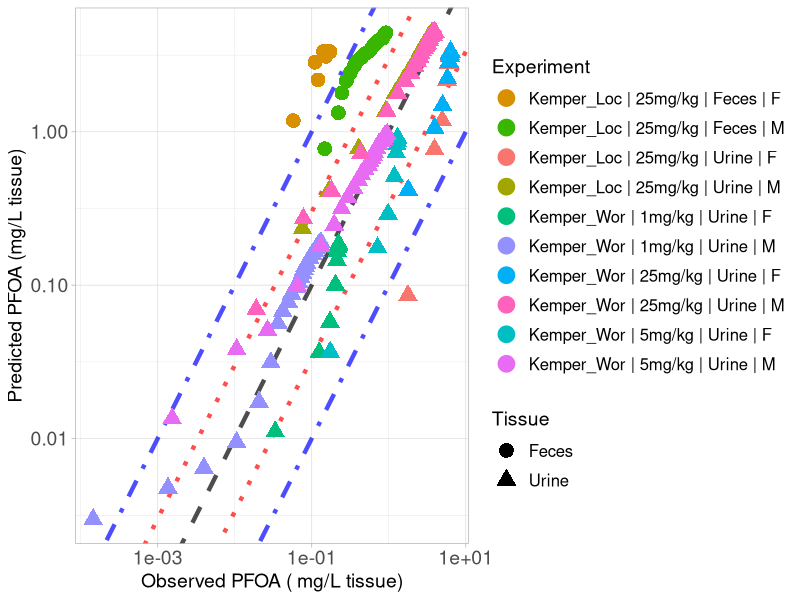

Source code (R):
library(ggplot2)

#setwd("C:/Users/ptsir/Documents/GitHub/PFAS_PBK_models/PFOA inhalation Rat/Validation/Validation_results")
setwd("C:/Users/dpjio/Documents/GitHub/PFAS_PBK_models/PFOA inhalation Rat/Validation/full_params")

# Load Results 

# Results from Loccisano
Kemper_excreta_Loccisano_results <- read.csv("Kemper_2003_Excreta_Loccisano_results.csv", header = T)

Kemper_Urine_F_25_Loc <- Kemper_excreta_Loccisano_results[Kemper_excreta_Loccisano_results$Dose == 25 & 
                                             Kemper_excreta_Loccisano_results$Tissue  == "Urine" &
                                          Kemper_excreta_Loccisano_results$sex == "F", ]
Kemper_Urine_F_25_Loc$Experiment <- "Kemper_Loc | 25mg/kg | Urine | F"


Kemper_Feces_F_25_Loc <- Kemper_excreta_Loccisano_results[Kemper_excreta_Loccisano_results$Dose == 25 & 
                                              Kemper_excreta_Loccisano_results$Tissue  == "Feces" &
                                              Kemper_excreta_Loccisano_results$sex == "F", ]
Kemper_Feces_F_25_Loc$Experiment <- "Kemper_Loc | 25mg/kg | Feces | F"



Kemper_Urine_M_25_Loc <- Kemper_excreta_Loccisano_results[Kemper_excreta_Loccisano_results$Dose == 25 & Kemper_excreta_Loccisano_results$Tissue == "Urine" &
                                             Kemper_excreta_Loccisano_results$sex == "M", ]
Kemper_Urine_M_25_Loc$Experiment <- "Kemper_Loc | 25mg/kg | Urine | M"



Kemper_Feces_M_25_Loc <- Kemper_excreta_Loccisano_results[Kemper_excreta_Loccisano_results$Dose == 25 & Kemper_excreta_Loccisano_results$Tissue == "Feces" &
                                             Kemper_excreta_Loccisano_results$sex == "M", ]
Kemper_Feces_M_25_Loc$Experiment <- "Kemper_Loc | 25mg/kg | Feces | M"

#Results from Worley
Kemper_excreta_Worley_results <- read.csv("Kemper_2003_Excreta_Worley_results.csv", header = T)

Kemper_Urine_F_1_Wor <- Kemper_excreta_Worley_results[Kemper_excreta_Worley_results$Dose == 1 & 
                                                           Kemper_excreta_Worley_results$Tissue  == "Urine" &
                                                        Kemper_excreta_Worley_results$sex == "F", ]
Kemper_Urine_F_1_Wor$Experiment <- "Kemper_Wor | 1mg/kg | Urine | F"


Kemper_Urine_F_5_Wor <- Kemper_excreta_Worley_results[Kemper_excreta_Worley_results$Dose == 5 & 
                                                        Kemper_excreta_Worley_results$Tissue  == "Urine" &
                                                        Kemper_excreta_Worley_results$sex == "F", ]
Kemper_Urine_F_5_Wor$Experiment <- "Kemper_Wor | 5mg/kg | Urine | F"


Kemper_Urine_F_25_Wor <- Kemper_excreta_Worley_results[Kemper_excreta_Worley_results$Dose == 25 & 
                                                            Kemper_excreta_Worley_results$Tissue  == "Urine" &
                                                            Kemper_excreta_Worley_results$sex == "F", ]
Kemper_Urine_F_25_Wor$Experiment <- "Kemper_Wor | 25mg/kg | Urine | F"



Kemper_Urine_M_1_Wor <- Kemper_excreta_Worley_results[Kemper_excreta_Worley_results$Dose == 1 & 
                                                        Kemper_excreta_Worley_results$Tissue  == "Urine" &
                                                        Kemper_excreta_Worley_results$sex == "M", ]
Kemper_Urine_M_1_Wor$Experiment <- "Kemper_Wor | 1mg/kg | Urine | M"


Kemper_Urine_M_5_Wor <- Kemper_excreta_Worley_results[Kemper_excreta_Worley_results$Dose == 5 & 
                                                        Kemper_excreta_Worley_results$Tissue  == "Urine" &
                                                        Kemper_excreta_Worley_results$sex == "M", ]
Kemper_Urine_M_5_Wor$Experiment <- "Kemper_Wor | 5mg/kg | Urine | M"


Kemper_Urine_M_25_Wor <- Kemper_excreta_Worley_results[Kemper_excreta_Worley_results$Dose == 25 & 
                                                         Kemper_excreta_Worley_results$Tissue  == "Urine" &
                                                         Kemper_excreta_Worley_results$sex == "M", ]
Kemper_Urine_M_25_Wor$Experiment <- "Kemper_Wor | 25mg/kg | Urine | M"


Experiment <- scales::hue_pal()(10)

names(Experiment) <- unique(c( Kemper_Urine_F_25_Loc$Experiment, Kemper_Feces_F_25_Loc$Experiment,
                               Kemper_Urine_M_25_Loc$Experiment,Kemper_Feces_M_25_Loc$Experiment,
                               Kemper_Urine_F_1_Wor$Experiment, Kemper_Urine_F_5_Wor$Experiment, 
                               Kemper_Urine_F_25_Wor$Experiment, Kemper_Urine_M_1_Wor$Experiment,
                               Kemper_Urine_M_5_Wor$Experiment, Kemper_Urine_M_25_Wor$Experiment))



scatter_plot <- ggplot()+
  geom_abline(intercept = log10(1), slope = 1, linetype = "dashed", color = "black", linewidth = 1.5, alpha = 0.7) +  # Identity line in log10 scale
  geom_abline(intercept = log10(3), slope = 1, linetype = "dotted", color = "red", linewidth = 1.5, alpha = 0.7) +  # +3-fold error line
  geom_abline(intercept = log10(1/3), slope = 1, linetype = "dotted", color = "red", linewidth = 1.5, alpha = 0.7) +  # -3-fold error line
  geom_abline(intercept = log10(10), slope = 1, linetype = "dotdash", color = "blue", linewidth = 1.5, alpha = 0.7) +  # +10-fold error line
  geom_abline(intercept = log10(1/10), slope = 1, linetype = "dotdash", color = "blue", linewidth = 1.5, alpha = 0.7) +  # -10-fold error line
  geom_point(data = Kemper_Urine_F_25_Loc, aes(x=Observed, y=Predicted, color = Experiment, shape = Tissue), size=4, stroke = 1.5)+
  geom_point(data = Kemper_Feces_F_25_Loc, aes(x=Observed, y=Predicted, color = Experiment, shape = Tissue), size=4, stroke = 1.5)+
  geom_point(data = Kemper_Urine_M_25_Loc, aes(x=Observed, y=Predicted, color = Experiment, shape = Tissue), size=4, stroke = 1.5)+
  geom_point(data = Kemper_Feces_M_25_Loc, aes(x=Observed, y=Predicted, color = Experiment, shape = Tissue), size=4, stroke = 1.5)+
  geom_point(data = Kemper_Urine_F_1_Wor, aes(x=Observed, y=Predicted, color = Experiment, shape = Tissue), size=4, stroke = 1.5)+
  geom_point(data = Kemper_Urine_F_5_Wor, aes(x=Observed, y=Predicted, color = Experiment, shape = Tissue), size=4, stroke = 1.5)+
  geom_point(data = Kemper_Urine_F_25_Wor, aes(x=Observed, y=Predicted, color = Experiment, shape = Tissue), size=4, stroke = 1.5)+
  geom_point(data = Kemper_Urine_M_1_Wor, aes(x=Observed, y=Predicted, color = Experiment, shape = Tissue), size=4, stroke = 1.5)+
  geom_point(data = Kemper_Urine_M_5_Wor, aes(x=Observed, y=Predicted, color = Experiment, shape = Tissue), size=4, stroke = 1.5)+
  geom_point(data = Kemper_Urine_M_25_Wor, aes(x=Observed, y=Predicted, color = Experiment, shape = Tissue), size=4, stroke = 1.5)+
  scale_y_log10()+
  scale_x_log10()+
  scale_color_manual(values = Experiment)+
  theme(legend.spacing.y = unit(1, 'cm')) +
  guides(fill = guide_legend(byrow = TRUE))+
  theme_light()+
  labs(y = "Predicted PFOA (mg/L tissue)",
       x = "Observed PFOA ( mg/L tissue)")+
  theme(plot.title = element_text(hjust = 0.5),
        legend.key.size = unit(0.75, 'cm'),  
        legend.title = element_text(size=14),
        legend.text = element_text(size=12,  hjust = 0),
        axis.text = element_text(size = 14),
        axis.title = element_text(size = 14),
        )

#print(scatter_plot)

ggsave("validation_plot_PFOA_excreta.png", scatter_plot, width = 11, height = 7, units = "in", dpi = 300)
